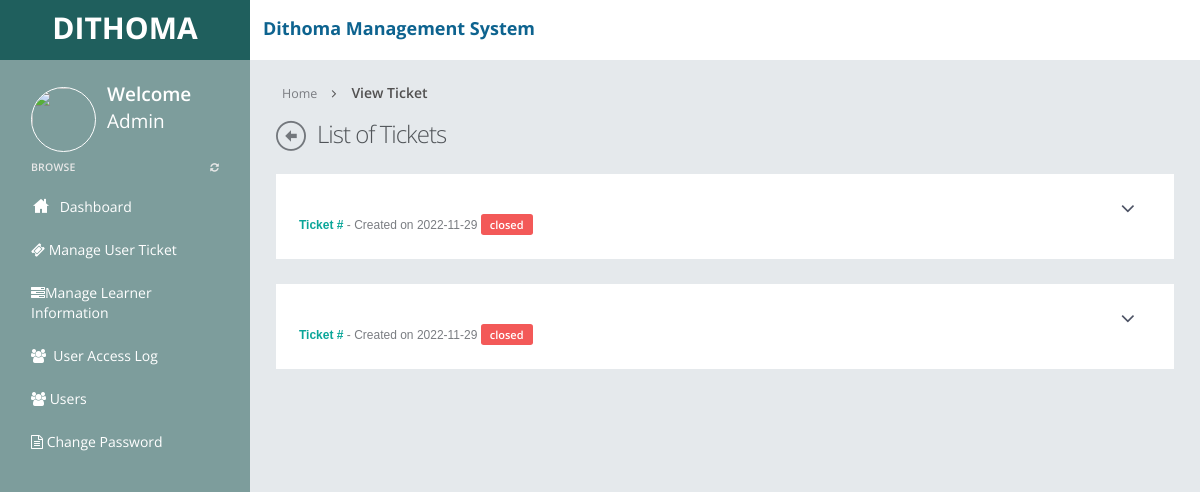
The page /admin/manage-tickets.php (signed in) on the database as committed earlier.
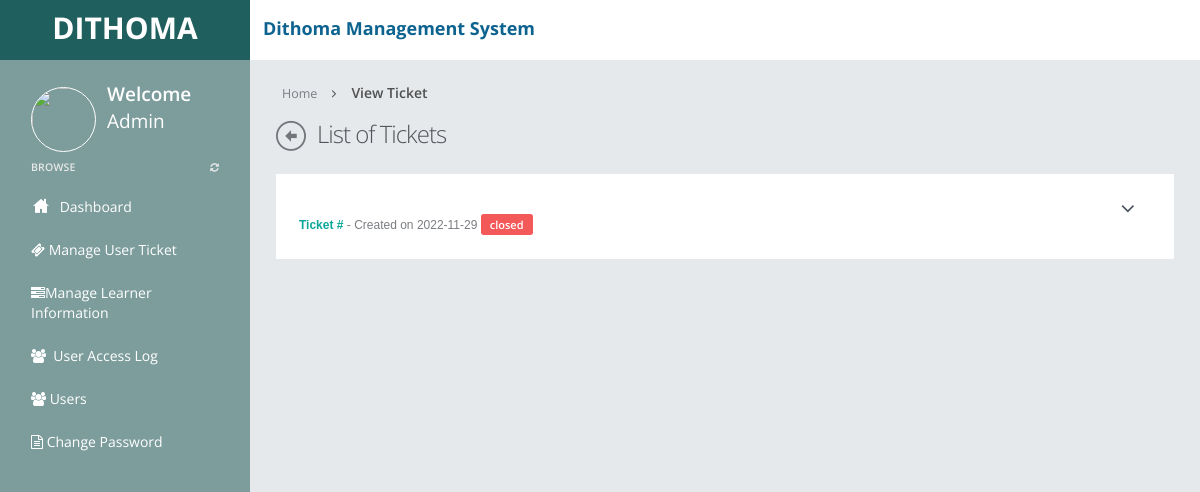
The same page on the database as committed later.
### tables this page shows
CREATE TABLE `ticket` (
  `id` int(11) NOT NULL,
  `name` varchar(11) DEFAULT NULL,
  `email_id` varchar(300) DEFAULT NULL,
  `surname` varchar(300) DEFAULT NULL,
  `university` varchar(300) DEFAULT NULL,
  `date_of_birth` varchar(300) DEFAULT NULL,
  `address` longtext DEFAULT NULL,
  `nationality` varchar(300) DEFAULT NULL,
  `status` varchar(300) DEFAULT NULL,
  `admin_remark` longtext DEFAULT NULL,
  `posting_date` date DEFAULT NULL,
  `admin_remark_date` timestamp NULL DEFAULT current_timestamp() ON UPDATE current_timestamp()
);

### admin/manage-tickets.php (the view, shortened to what this page needs)
<?php
include("dbconnection.php");
?>
<!DOCTYPE html>
<html>
<head>
<link href="../assets/plugins/pace/pace-theme-flash.css" rel="stylesheet" type="text/css" media="screen"/>
<link href="../assets/plugins/bootstrap-wysihtml5/bootstrap-wysihtml5.css" rel="stylesheet" type="text/css"/>
<link href="../assets/plugins/boostrapv3/css/bootstrap.min.css" rel="stylesheet" type="text/css"/>
<link href="../assets/plugins/boostrapv3/css/bootstrap-theme.min.css" rel="stylesheet" type="text/css"/>
<link href="../assets/plugins/font-awesome/css/font-awesome.css" rel="stylesheet" type="text/css"/>
<link href="../assets/css/animate.min.css" rel="stylesheet" type="text/css"/>
<link href="../assets/plugins/jquery-scrollbar/jquery.scrollbar.css" rel="stylesheet" type="text/css"/>
<link href="../assets/css/style.css" rel="stylesheet" type="text/css"/>
<link href="../assets/css/responsive.css" rel="stylesheet" type="text/css"/>
<link href="../assets/css/custom-icon-set.css" rel="stylesheet" type="text/css"/>
</head>
<body class="">
<?php include("header.php");?>
<div class="page-container row">
      <?php include("leftbar.php");?>
    </div>
  </div>
  <div class="page-content">
    <div class="content">
      <ul class="breadcrumb">
        <li>
          <p>Home</p>
        </li>
        <li><a href="#" class="active">View Ticket</a></li>
      </ul>
      <div class="page-title"> <i class="icon-custom-left"></i>
        <h3>List of Tickets</h3>
      </div>
     <?php $rt=mysqli_query($con,"select * from ticket order by id desc");
													while($row=mysqli_fetch_array($rt))
													{
													?>
      <div class="row">
        <div class="col-md-12">
          <div class="grid simple no-border">
            <div class="grid-title no-border descriptive clickable">
              <p ><span class="text-success bold">Ticket #<?php echo $_SESSION['sid']=$row['ticket_id'];?></span> - Created on <?php echo $row['posting_date'];?>
             <span class="label label-important"><?php echo $row['status'];?></span></p>
              <div class="actions"> <a class="view" href="javascript:;"><i class="fa fa-angle-down"></i></a>  </div>
            </div>
            </div>
               <?php } ?>
          </div>
        </div>
          </div>
        </div>
      </div>
          </div>
        </div>
</body>
</html>

Rows that differ between the two databases and show on the page:
removed ticket: posting_date "2022-11-29", status "closed"
